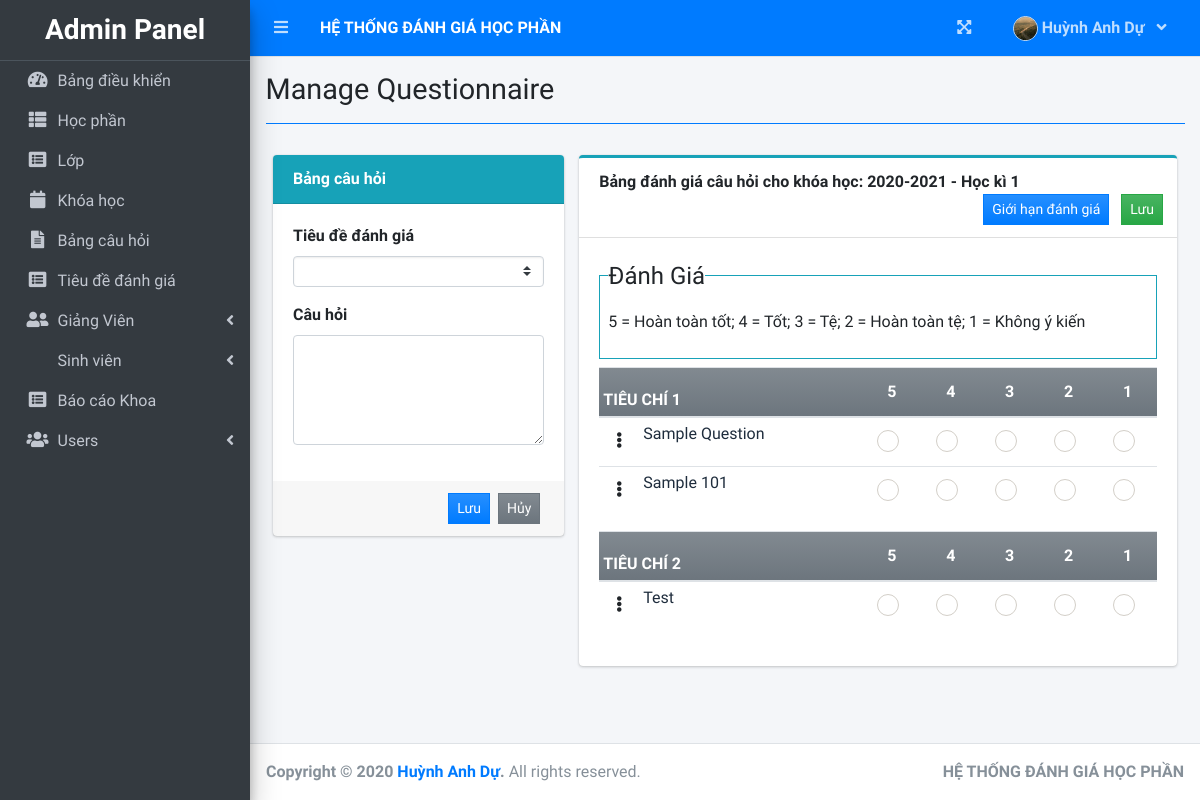
The app's page /index.php?page=manage_questionnaire&id=3 (signed in) with its own data.
### tables this page shows
CREATE TABLE `criteria_list` (
  `id` int(30) NOT NULL,
  `criteria` text NOT NULL,
  `order_by` int(30) NOT NULL
);

CREATE TABLE `question_list` (
  `id` int(30) NOT NULL,
  `academic_id` int(30) NOT NULL,
  `question` text NOT NULL,
  `order_by` int(30) NOT NULL,
  `criteria_id` int(30) NOT NULL
);

### admin/manage_questionnaire.php (the view, shortened to what this page needs)
<?php
include 'db_connect.php';
function ordinal_suffix($num){
    $num = $num % 100;
    if($num < 11 || $num > 13){
         switch($num % 10){
            case 1: return $num;
        }
    }
    return $num;
}
?>
<div class="container-fluid">
	<div class="row">
		<div class="col-md-4">
			<div class="card card-info card-primary">
				<div class="card-header">
					<b>Bảng câu hỏi</b>
				</div>
				<div class="card-body">
					<form action="" id="manage-question">
						<div class="form-group">
							<label for="">Tiêu đề đánh giá</label>
							<select name="criteria_id" id="criteria_id" class="custom-select custom-select-sm select2">
								<option value=""></option>
							<?php
								$criteria = $conn->query("SELECT * FROM criteria_list order by abs(order_by) asc ");
								while($row = $criteria->fetch_assoc()):
							?>
							<option value="<?php echo $row['id'] ?>"><?php echo $row['criteria'] ?></option>
							<?php endwhile; ?>
							</select>
						</div>
						<div class="form-group">
							<label for="">Câu hỏi</label>
							<textarea name="question" id="question" cols="30" rows="4" class="form-control" required=""><?php echo isset($question) ? $question : '' ?></textarea>
						</div>
					</form>
				</div>
				<div class="card-footer">
					<div class="d-flex justify-content-end w-100">
						<button class="btn btn-sm btn-primary btn-flat bg-gradient-primary mx-1" form="manage-question">Lưu</button>
						<button class="btn btn-sm btn-flat btn-secondary bg-gradient-secondary mx-1" form="manage-question" type="reset">Hủy</button>
					</div>
				</div>
			</div>
		</div>
		<div class="col-md-8">
			<div class="card card-outline card-info">
				<div class="card-header">
					<b>Bảng đánh giá câu hỏi cho khóa học: <?php echo $_SESSION['academic']['year'].' - Học kì '.(ordinal_suffix($semester)) ?> </b>
					<div class="card-tools">
						<button class="btn btn-sm btn-flat btn-primary bg-gradient-primary mx-1" id="eval_restrict" type="button">Giới hạn đánh giá</button>
						<button class="btn btn-sm btn-flat btn-success bg-gradient-success mx-1" form="order-question">Lưu</button>
					</div>
				</div>
				<div class="card-body">
					<fieldset class="border border-info p-2 w-100">
					   <legend  class="w-auto">Đánh Giá</legend>
					   <p>5 = Hoàn toàn tốt;   4 = Tốt;   3 = Tệ;   2 = Hoàn toàn tệ;   1 = Không ý kiến</p>
					</fieldset>
					<form id="order-question">
					<?php
						$criteria = $conn->query("SELECT * FROM criteria_list order by abs(order_by) asc ");
						while($crow = $criteria->fetch_assoc()):
					?>
					<table class="table table-condensed">
						<thead>
							<tr class="bg-gradient-secondary">
								<th colspan="2" class=" p-1"><b><?php echo $crow['criteria'] ?></b></th>
								<th class="text-center">5</th>
								<th class="text-center">4</th>
								<th class="text-center">3</th>
								<th class="text-center">2</th>
								<th class="text-center">1</th>
							</tr>
						</thead>
						<tbody class="tr-sortable">
							<?php
							$questions = $conn->query("SELECT * FROM question_list where criteria_id = {$crow['id']} and academic_id = $id order by abs(order_by) asc ");
							while($row=$questions->fetch_assoc()):
							?>
							<tr class="bg-white">
								<td class="p-1 text-center" width="5px">
									<span class="btn-group dropright">
									  <span type="button" class="btn" data-toggle="dropdown" aria-haspopup="true" aria-expanded="false">
									   <i class="fa fa-ellipsis-v"></i>
									  </span>
									</span>
								</td>
								<td class="p-1" width="40%">
									<?php echo $row['question'] ?>
								</td>
								<?php for($c=0;$c<5;$c++): ?>
								<td class="text-center">
									<div class="icheck-success d-inline">
				                        <label for="qradio<?php echo $row['id'].'_'.$c ?>">
				                        </label>
			                      </div>
								</td>
								<?php endfor; ?>
							</tr>
							<?php endwhile; ?>
						</tbody>
					</table>
					<?php endwhile; ?>
					</form>
				</div>
			</div>
		</div>
	</div>
</div>

### records on screen
criteria_list: criteria "TIÊU CHÍ 1"
question_list: question "Sample Question"
question_list: question "Sample 101"
criteria_list: criteria "TIÊU CHÍ 2"
question_list: question "Test"

### other values on screen
$_SESSION['system']['name'] "HỆ THỐNG ĐÁNH GIÁ HỌC PHẦN"
$_SESSION['login_firstname'] "Huỳnh Anh"
$_SESSION['login_lastname'] "Dự"
$title "Manage Questionnaire"
$_SESSION['academic']['year'] "2020-2021"
ordinal_suffix($semester) "1"
